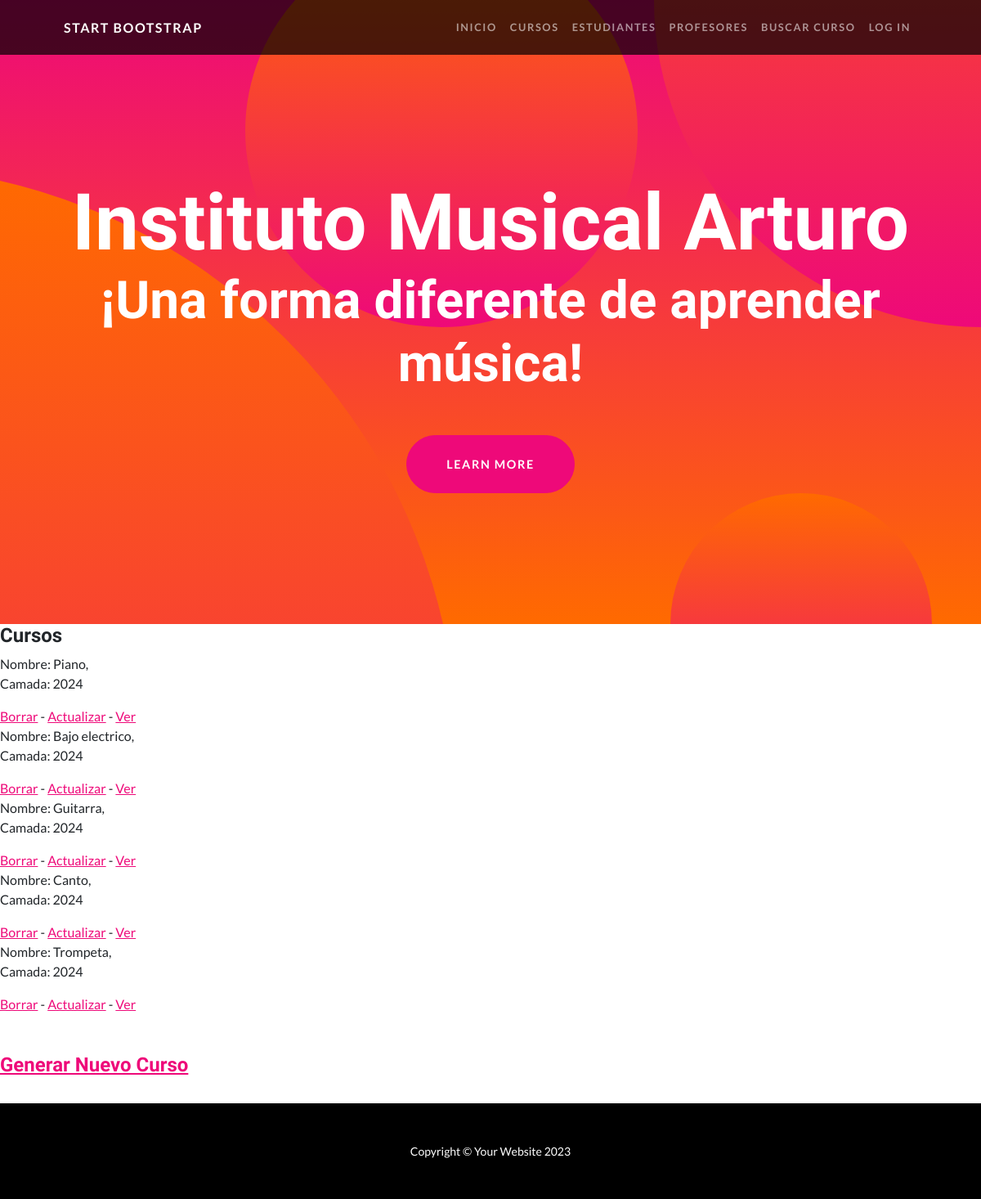
The page /cursos/listar on the database as committed earlier.
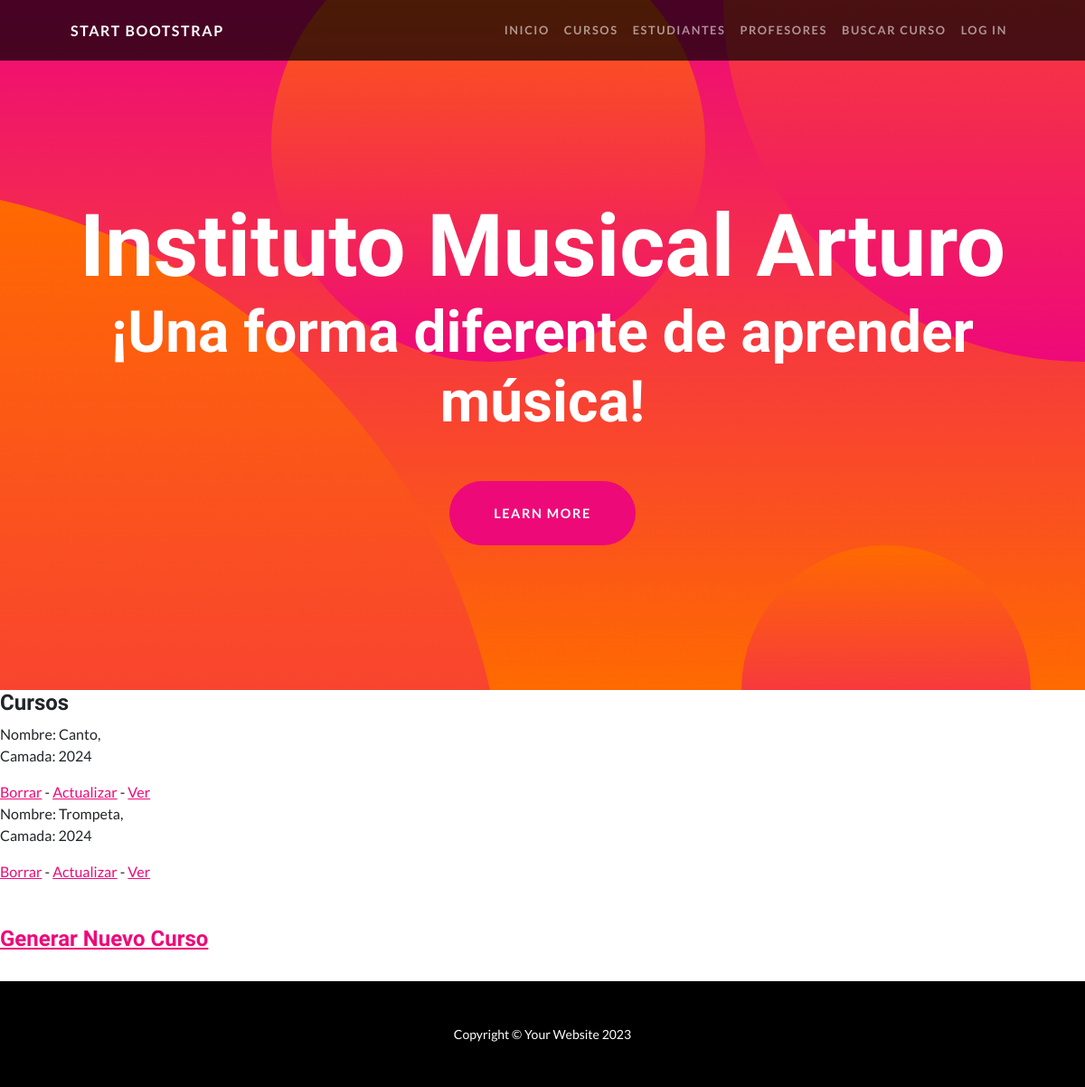
The same page on the database as committed later.
### app_music/models.py (models this page shows)
class Curso(models.Model):
    nombre = models.CharField(max_length=40)
    camada = models.IntegerField()

### app_music/views.py (the view)
# urls.py: path('cursos/listar', views.CursoListView.as_view(), name ="ListarCursos"),
class CursoListView(ListView):
    model = Curso
    context_object_name = "cursos"
    template_name = "app_music/lista_cursos.html"

### app_music/templates/app_music/lista_cursos.html (shortened to what this page needs)
{% extends 'app_music/base.html' %}
{% load static %}
{% block main %}
<h4>Cursos</h4>
    {% for curso in cursos %}
        <p>Nombre: {{curso.nombre}}, <br> Camada: {{curso.camada}}</p>
        <a href="{% url 'CursoBorrar' curso.pk %}">Borrar</a>
        -
        <a href="{% url 'ActualizarCurso' curso.pk %}">Actualizar</a>
        -
        <a href='{% url "CursoDetalle" curso.pk %}'>Ver</a>
    {% endfor %}
    <br><br><br>
    <h4><a href="{% url 'NuevoCurso' %}">Generar Nuevo Curso</a></h4><br>
    {% endblock main %}

### app_music/templates/app_music/base.html (shortened to what this page needs)
<!DOCTYPE html>
{% load static %}
<html lang="en">
    <head>
        <link href="{% static 'app_music/css/styles.css' %}" rel="stylesheet" />
    </head>
    <body id="page-top">
        <nav class="navbar navbar-expand-lg navbar-dark navbar-custom fixed-top">
            <div class="container px-5">
                <a class="navbar-brand" href="#page-top">Start Bootstrap</a>
                <div class="collapse navbar-collapse" id="navbarResponsive">
                    <ul class="navbar-nav ms-auto">
                        <li class="nav-item"><a class="nav-link" href="{% url 'Inicio' %}">Inicio</a></li>
                        <li class="nav-item"><a class="nav-link" href="{% url 'ListarCursos' %}">Cursos</a></li>
                        <li class="nav-item"><a class="nav-link" href="{% url 'ListarEstudiantes' %}">Estudiantes</a></li>
                        <li class="nav-item"><a class="nav-link" href="{% url 'Form_Profesor' %}">Profesores</a></li>
                        <li class="nav-item"><a class="nav-link" href="{% url 'Buscar_Curso'  %}">Buscar Curso</a></li>
                        <li class="nav-item"><a class="nav-link" href="#!">Log In</a></li>
                    </ul>
                </div>
            </div>
        </nav>
        <header class="masthead text-center text-white">
            <div class="masthead-content">
                <div class="container px-5">
                    <h1 class="masthead-heading mb-0">Instituto Musical Arturo</h1>
                    <h2 class="masthead-subheading mb-0">¡Una forma diferente de aprender música!</h2>
                    <a class="btn btn-primary btn-xl rounded-pill mt-5" href="#scroll">Learn More</a>
                </div>
            </div>
            <div class="bg-circle-1 bg-circle"></div>
            <div class="bg-circle-2 bg-circle"></div>
            <div class="bg-circle-3 bg-circle"></div>
            <div class="bg-circle-4 bg-circle"></div>
        </header>
        {% block main %}
        {% endblock main %}
        <footer class="py-5 bg-black">
            <div class="container px-5"><p class="m-0 text-center text-white small">Copyright &copy; Your Website 2023</p></div>
        </footer>
    </body>
</html>

Rows that differ between the two databases and show on the page:
removed Curso: nombre "Piano", camada "2024"
removed Curso: nombre "Bajo electrico", camada "2024"
removed Curso: nombre "Guitarra", camada "2024"
